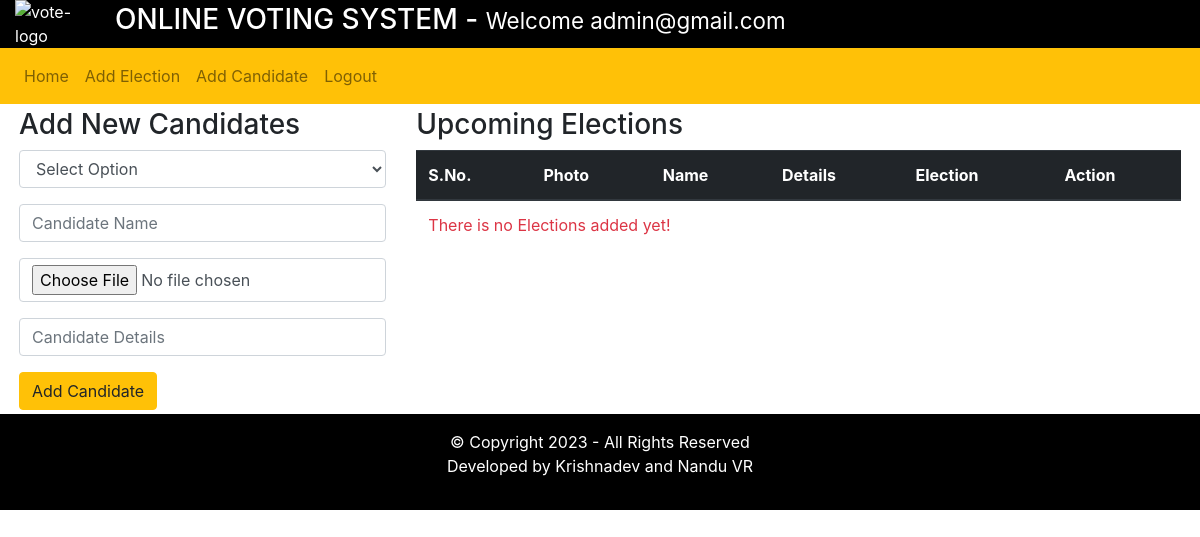
The app's page /admin/index.php?addCandidate=1 (signed in), older data.
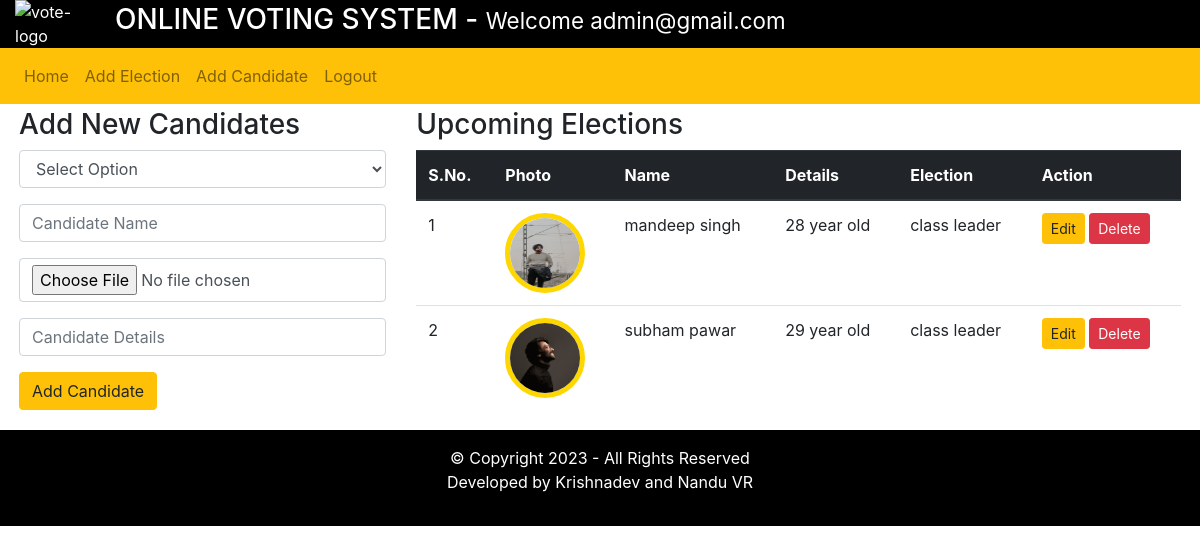
The same page, newer data.
### tables this page shows
CREATE TABLE IF NOT EXISTS `candidate_details` (
  `id` int NOT NULL AUTO_INCREMENT,
  `election_id` int DEFAULT NULL,
  `candidate_name` varchar(255) DEFAULT NULL,
  `candidate_details` text,
  `candidate_photo` text,
  `inserted_by` varchar(255) DEFAULT NULL,
  `inserted_on` date DEFAULT NULL,
  PRIMARY KEY (`id`)
);

CREATE TABLE IF NOT EXISTS `elections` (
  `id` int NOT NULL AUTO_INCREMENT,
  `election_topic` varchar(255) DEFAULT NULL,
  `starting_date` date DEFAULT NULL,
  `ending_date` date DEFAULT NULL,
  `status` varchar(45) DEFAULT NULL,
  `no_of_candidates` int DEFAULT NULL,
  `inserted_by` varchar(255) DEFAULT NULL,
  `inserted_on` date DEFAULT NULL,
  PRIMARY KEY (`id`)
);

### admin/includes/add_candidate.php (the view, shortened to what this page needs)
<div class="row m-1">
    <div class="col-4">
        <h3>Add New Candidates</h3>
        <form method="POST" enctype="multipart/form-data">
            <div class="form-group">
                <select class="form-control" name="election_id" required>
                    <option value="">Select Option</option>
                </select>
            </div>
            <div class="form-group">
                <input type="text" name="candidate_name" id="" placeholder="Candidate Name" class="form-control" required>
            </div>
            <div class="form-group">
                <input type="file" name="candidate_photo" required class="form-control" required>
            </div>
            <div class="form-group">
                <input type="text" name="candidate_details" placeholder="Candidate Details" class="form-control" required>
            </div>
            <input type="submit" value="Add Candidate" name="addCandidateBtn" class='btn btn-warning'>
        </form>
    </div>
    <div class="col-8">
        <h3>Upcoming Elections</h3>
        <table class="table">
            <thead class="thead-dark">
                <tr>
                    <th scope="col">S.No.</th>
                    <th scope="col">Photo</th>
                    <th scope="col">Name</th>
                    <th scope="col">Details</th>
                    <th scope="col">Election</th>
                    <th scope="col">Action</th>
                </tr>
            </thead>
            <tbody>
                <?php
                $fetchingData = mysqli_query($db, "SELECT * FROM candidate_details") or die(mysqli_error($db));
                $isAnyCandidateAdded = mysqli_num_rows($fetchingData);
                if ($isAnyCandidateAdded) {
                    $sno = 1;
                    while ($row = mysqli_fetch_assoc($fetchingData)) {
                        $election_id = $row['election_id'];
                        $fetchingElectionName = mysqli_query($db, "SELECT * FROM elections WHERE id = '" . $election_id . "' ")
                            or die(mysqli_error($db));
                        $fetchinELectionNameQuery = mysqli_fetch_assoc($fetchingElectionName);
                        $election_name = $fetchinELectionNameQuery['election_topic'];
                        $candidate_photo = $row['candidate_photo'];
                ?>
                        <tr>
                            <td><?php echo $sno++; ?></td>
                            <td><img style="width:80px; height: 80px; border: 5px solid #FFD700; border-radius: 100%;" src="<?php echo $candidate_photo ?>"></td>
                            <td><?php echo $row['candidate_name']; ?></td>
                            <td><?php echo $row['candidate_details']; ?></td>
                            <td><?php echo $election_name; ?></td>
                            <td>
                                <a href="" class="btn btn-sm btn-warning">Edit</a>
                                <a href="" class="btn btn-sm btn-danger">Delete</a>
                            </td>
                        </tr>
                    <?php
                    }
                } else {
                    ?>
                    <tr>
                        <td colspan="7" class="text-danger">There is no Elections added yet!</td>
                    </tr>
                <?php
                }
                ?>
            </tbody>
        </table>
    </div>
</div>

Row changes from the older to the newer data that the page shows:
added candidate_details: candidate_photo (picture), candidate_name "mandeep singh", candidate_details "28 year old", election.election_topic "class leader"
added candidate_details: candidate_photo (picture), candidate_name "subham pawar", candidate_details "29 year old", election.election_topic "class leader"
Text that changed along with them:
text no longer shown: "There is no Elections added yet!"
